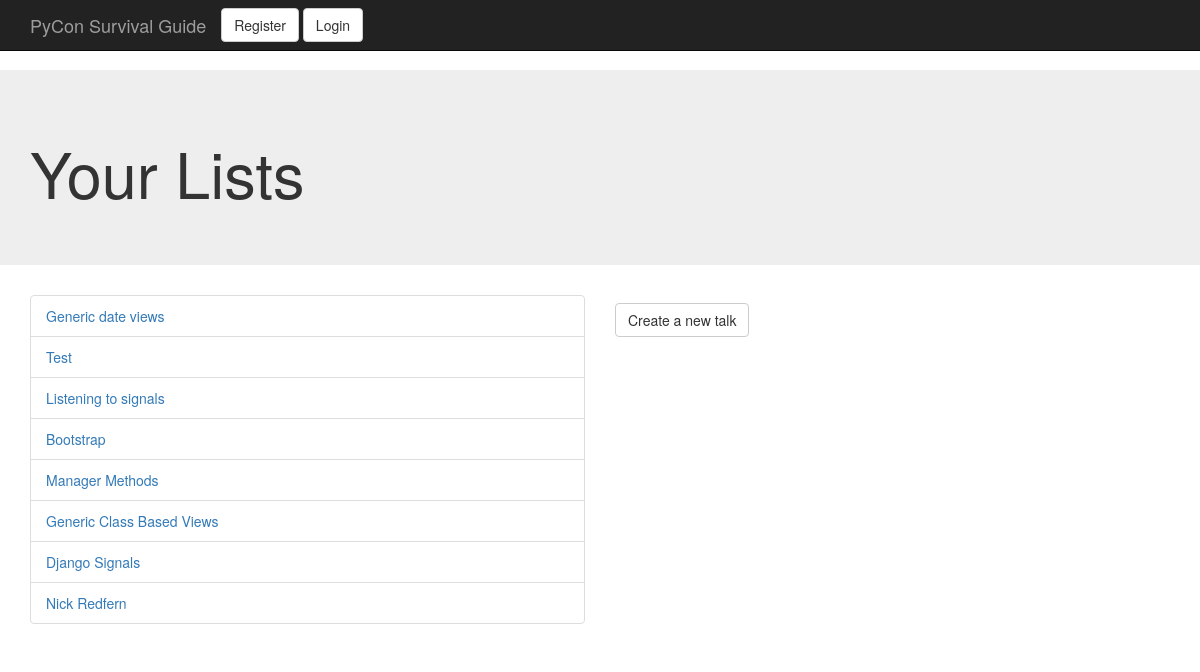
Before: /talks/ with the older database file.
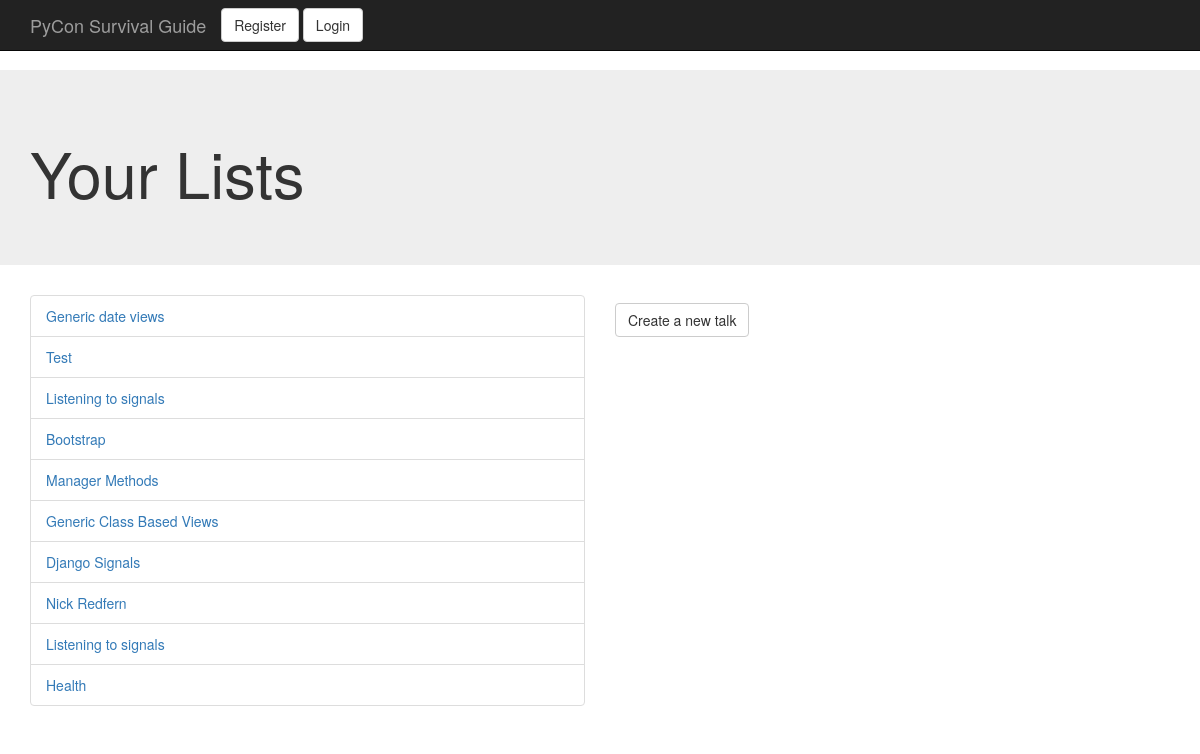
After: the same page with the newer database file.
### talks/models.py (models this page shows)
class TalkList(models.Model):
	author = models.ForeignKey(User, related_name='lists')    #settings.AUTH_USER_MODEL
	title = models.CharField(max_length=50)
	text = models.TextField(max_length=1024)
	timestamp = models.DateTimeField(auto_now_add=True, auto_now=False)
	def __unicode__(self):
		return self.title
	def get_absolute_url(self):
		return reverse('talk_detail', kwargs={'pk': self.pk})
	objects = models.Manager()
	test_objects = TestTalkManager()

### talks/views.py (the view)
class TalkListView(ListView):
    model = TalkList
    template_name = 'talk_list.html'

### templates/talk_list.html (shortened to what this page needs)
{% extends 'base.html' %}
{% block headline %}<h1>Your Lists {{ user.username }}</h1>{% endblock headline %}
{% block content %}
<div class="row">
    <div class="col-sm-6">
        <ul class="list-group">
            {% for object in object_list %}
            <li class="list-group-item">
                <a href="{{ object.get_absolute_url }}">{{ object }}</a>
            </li>
            {% empty %}
            <li class="list-group-item">You have no lists</li>
            {% endfor %}
        </ul>
    </div>
    <div class="col-sm-6">
        <p><a href="{% url 'create_list' %}" class="btn btn-default navbar-btn">Create a new talk</a></p>
    </div>
</div>
{% endblock %}

Changed rows visible on the page:
added TalkList: title "Listening to signals"
added TalkList: title "Health"
